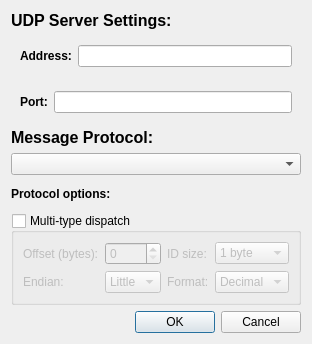
<?xml version="1.0" encoding="UTF-8"?>
<ui version="4.0">
 <class>UDPServerDialog</class>
 <widget class="QWidget" name="UDPServerDialog">
  <property name="geometry">
   <rect>
    <x>0</x>
    <y>0</y>
    <width>298</width>
    <height>312</height>
   </rect>
  </property>
  <property name="windowTitle">
   <string>UDP Server</string>
  </property>
  <layout class="QVBoxLayout" name="verticalLayout">
   <item>
    <widget class="QLabel" name="label">
     <property name="font">
      <font>
       <pointsize>12</pointsize>
       <bold>true</bold>
      </font>
     </property>
     <property name="text">
      <string>UDP Server Settings:</string>
     </property>
    </widget>
   </item>
   <item>
    <widget class="QWidget" name="widget_2" native="true">
     <layout class="QHBoxLayout" name="horizontalLayout_3">
      <item>
       <widget class="QLabel" name="label_5">
        <property name="font">
         <font>
          <bold>true</bold>
         </font>
        </property>
        <property name="text">
         <string>Address:</string>
        </property>
       </widget>
      </item>
      <item>
       <widget class="LineEdit" name="lineEditAddress"/>
      </item>
     </layout>
    </widget>
   </item>
   <item>
    <widget class="QWidget" name="widget" native="true">
     <layout class="QHBoxLayout" name="horizontalLayout_2" stretch="0,1">
      <item>
       <widget class="QLabel" name="label_4">
        <property name="font">
         <font>
          <bold>true</bold>
         </font>
        </property>
        <property name="text">
         <string>Port:</string>
        </property>
       </widget>
      </item>
      <item>
       <widget class="LineEdit" name="lineEditPort">
        <property name="text">
         <string/>
        </property>
       </widget>
      </item>
     </layout>
    </widget>
   </item>
   <item>
    <widget class="QLabel" name="label_2">
     <property name="font">
      <font>
       <pointsize>12</pointsize>
       <bold>true</bold>
      </font>
     </property>
     <property name="text">
      <string>Message Protocol:</string>
     </property>
    </widget>
   </item>
   <item>
    <widget class="QComboBox" name="comboBoxProtocol"/>
   </item>
   <item>
    <widget class="QWidget" name="boxOptions" native="true">
     <layout class="QVBoxLayout" name="layoutOptions">
      <property name="leftMargin">
       <number>0</number>
      </property>
      <property name="topMargin">
       <number>6</number>
      </property>
      <property name="rightMargin">
       <number>0</number>
      </property>
      <property name="bottomMargin">
       <number>6</number>
      </property>
      <item>
       <widget class="QLabel" name="label_3">
        <property name="font">
         <font>
          <bold>true</bold>
         </font>
        </property>
        <property name="text">
         <string>Protocol options:</string>
        </property>
       </widget>
      </item>
     </layout>
    </widget>
   </item>
   <item>
    <widget class="QGroupBox" name="groupBoxDispatch">
     <property name="title">
      <string>Multi-type dispatch</string>
     </property>
     <property name="checkable">
      <bool>true</bool>
     </property>
     <property name="checked">
      <bool>false</bool>
     </property>
     <property name="toolTip">
      <string>Strip a fixed-size type ID from the start of every datagram and pass it as topic name to the parser. Enables multi-type protobuf/JSON/etc. on a single UDP port when the publisher prepends a type identifier.</string>
     </property>
     <layout class="QGridLayout" name="gridLayoutDispatch">
      <item row="0" column="0">
       <widget class="QLabel" name="labelOffset">
        <property name="text">
         <string>Offset (bytes):</string>
        </property>
       </widget>
      </item>
      <item row="0" column="1">
       <widget class="QSpinBox" name="spinBoxOffset">
        <property name="minimum">
         <number>0</number>
        </property>
        <property name="maximum">
         <number>64</number>
        </property>
        <property name="value">
         <number>0</number>
        </property>
       </widget>
      </item>
      <item row="0" column="2">
       <widget class="QLabel" name="labelLength">
        <property name="text">
         <string>ID size:</string>
        </property>
       </widget>
      </item>
      <item row="0" column="3">
       <widget class="QComboBox" name="comboBoxLength">
        <item><property name="text"><string>1 byte</string></property></item>
        <item><property name="text"><string>2 bytes</string></property></item>
        <item><property name="text"><string>4 bytes</string></property></item>
        <item><property name="text"><string>8 bytes</string></property></item>
       </widget>
      </item>
      <item row="1" column="0">
       <widget class="QLabel" name="labelEndian">
        <property name="text">
         <string>Endian:</string>
        </property>
       </widget>
      </item>
      <item row="1" column="1">
       <widget class="QComboBox" name="comboBoxEndian">
        <item><property name="text"><string>Little</string></property></item>
        <item><property name="text"><string>Big</string></property></item>
       </widget>
      </item>
      <item row="1" column="2">
       <widget class="QLabel" name="labelDisplay">
        <property name="text">
         <string>Format:</string>
        </property>
       </widget>
      </item>
      <item row="1" column="3">
       <widget class="QComboBox" name="comboBoxDisplay">
        <item><property name="text"><string>Decimal</string></property></item>
        <item><property name="text"><string>Hex</string></property></item>
       </widget>
      </item>
     </layout>
    </widget>
   </item>
   <item>
    <spacer name="verticalSpacer">
     <property name="orientation">
      <enum>Qt::Vertical</enum>
     </property>
     <property name="sizeHint" stdset="0">
      <size>
       <width>20</width>
       <height>40</height>
      </size>
     </property>
    </spacer>
   </item>
   <item>
    <widget class="QDialogButtonBox" name="buttonBox">
     <property name="standardButtons">
      <set>QDialogButtonBox::Cancel|QDialogButtonBox::Ok</set>
     </property>
    </widget>
   </item>
  </layout>
 </widget>
 <customwidgets>
  <customwidget>
   <class>LineEdit</class>
   <extends>QLineEdit</extends>
   <header>PlotJuggler/line_edit.h</header>
  </customwidget>
 </customwidgets>
 <resources/>
 <connections/>
</ui>
